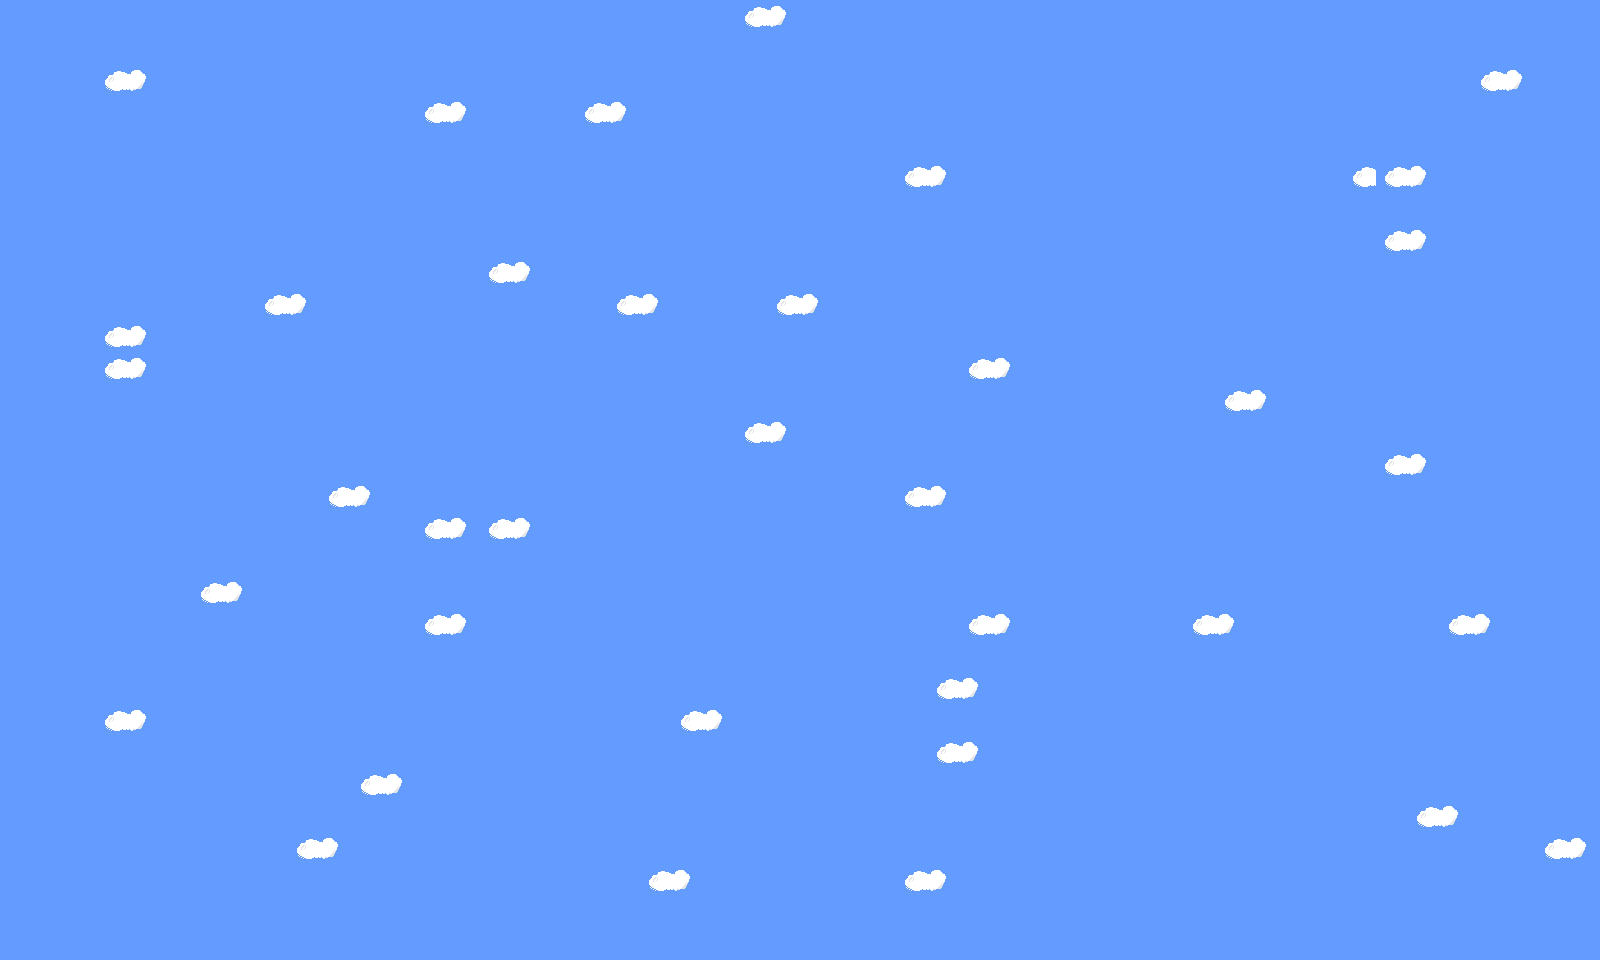

Rendered tile map (Tiled .tmx) drawn with the repository's tilesets; below, a short description and the map source with its tile grids summarised:
An orthogonal 50x30 tile map with 32x32 px tiles, 1 tile layer (sky), 1 hidden layer not drawn and 4273 objects.

<map version="1.0" orientation="orthogonal" renderorder="right-down" width="50" height="30" tilewidth="32" tileheight="32" nextobjectid="38718">
 <tileset firstgid="1" name="map" tilewidth="32" tileheight="32" tilecount="12" columns="6">
  <image source="../Images/map.png" width="192" height="64" />
 </tileset>
 <layer name="sky" width="50" height="30">
  <data>[1500 cells, 1500 non-empty, 3 distinct tile ids]</data>
 </layer>
 <layer name="layout" width="50" height="30" visible="0">
  <data>[1500 cells, 317 non-empty, 5 distinct tile ids]</data>
 </layer>
 <objectgroup name="map-limit">
  <object id="1" x="0.5" y="0.5">
   <polyline points="0,0 -0.5,959.5 1599.5,959.5 1599.5,-0.5 -0.5,-0.5" />
  </object>
 </objectgroup>
 <objectgroup name="grass-layer">
  <object id="25608" x="160" y="672" width="7.98828" height="7.98828" />
  <object id="33811" x="167.99" y="672.002" width="7.98828" height="7.98828" />
  <object id="33812" x="175.982" y="672.002" width="7.98828" height="7.98828" />
  <object id="33813" x="183.979" y="672.002" width="8.02148" height="7.98828" />
  <object id="33814" x="215.979" y="672.002" width="8.021" height="7.98828" />
  <object id="33815" x="207.982" y="672.002" width="7.98828" height="7.98828" />
  <object id="33816" x="199.99" y="672.002" width="7.98828" height="7.98828" />
  <object id="33817" x="192" y="672" width="7.98828" height="7.98828" />
  <object id="33818" x="256" y="672" width="7.98828" height="7.98828" />
  <object id="33819" x="263.99" y="672.002" width="7.98828" height="7.98828" />
  <object id="33820" x="271.982" y="672.002" width="7.98828" height="7.98828" />
  <object id="33821" x="247.979" y="672.002" width="8.02148" height="7.98828" />
  <object id="33822" x="279.979" y="672.002" width="8.021" height="7.98828" />
  <object id="33823" x="239.982" y="672.002" width="7.98828" height="7.98828" />
  <object id="33824" x="231.99" y="672.002" width="7.98828" height="7.98828" />
  <object id="33825" x="224" y="672" width="7.98828" height="7.98828" />
  <object id="33826" x="384" y="672" width="7.98828" height="7.98828" />
  <object id="33827" x="352" y="672" width="7.98828" height="7.98828" />
  <object id="33828" x="320" y="672" width="7.98828" height="7.98828" />
  <object id="33829" x="327.99" y="672.002" width="7.98828" height="7.98828" />
  <object id="33830" x="375.979" y="672.002" width="8.02148" height="7.98828" />
  <object id="33831" x="335.982" y="672.002" width="7.98828" height="7.98828" />
  <object id="33832" x="311.979" y="672.002" width="8.02148" height="7.98828" />
  <object id="33833" x="343.979" y="672.002" width="8.021" height="7.98828" />
  <object id="33834" x="391.99" y="672.002" width="7.98828" height="7.98828" />
  <object id="33835" x="303.982" y="672.002" width="7.98828" height="7.98828" />
  <object id="33836" x="399.982" y="672.002" width="7.98828" height="7.98828" />
  <object id="33837" x="295.99" y="672.002" width="7.98828" height="7.98828" />
  <object id="33838" x="359.99" y="672.002" width="7.98828" height="7.98828" />
  <object id="33839" x="367.982" y="672.002" width="7.98828" height="7.98828" />
  <object id="33840" x="288" y="672" width="7.98828" height="7.98828" />
  <object id="33841" x="407.979" y="672.002" width="8.021" height="7.98828" />
  <object id="33842" x="551.99" y="672.002" width="7.98828" height="7.98828" />
  <object id="33843" x="583.99" y="672.002" width="7.98828" height="7.98828" />
  <object id="33844" x="448" y="672" width="7.98828" height="7.98828" />
  <object id="33845" x="615.99" y="672.002" width="7.98828" height="7.98828" />
  <object id="33846" x="455.99" y="672.002" width="7.98828" height="7.98828" />
  <object id="33847" x="631.979" y="672.002" width="8.02148" height="7.98828" />
  <object id="33848" x="423.99" y="672.002" width="7.98828" height="7.98828" />
  <object id="33849" x="647.99" y="672.002" width="7.98828" height="7.98828" />
  <object id="33850" x="663.979" y="672.002" width="8.021" height="7.98828" />
  <object id="33851" x="591.982" y="672.002" width="7.98828" height="7.98828" />
  <object id="33852" x="655.982" y="672.002" width="7.98828" height="7.98828" />
  <object id="33853" x="599.979" y="672.002" width="8.021" height="7.98828" />
  <object id="33854" x="431.982" y="672.002" width="7.98828" height="7.98828" />
  <object id="33855" x="640" y="672" width="7.98828" height="7.98828" />
  <object id="33856" x="503.979" y="672.002" width="8.02148" height="7.98828" />
  <object id="33857" x="623.982" y="672.002" width="7.98828" height="7.98828" />
  <object id="33858" x="559.982" y="672.002" width="7.98828" height="7.98828" />
  <object id="33859" x="519.99" y="672.002" width="7.98828" height="7.98828" />
  <object id="33860" x="439.979" y="672.002" width="8.02148" height="7.98828" />
  <object id="33861" x="535.979" y="672.002" width="8.021" height="7.98828" />
  <object id="33862" x="471.979" y="672.002" width="8.021" height="7.98828" />
  <object id="33863" x="487.99" y="672.002" width="7.98828" height="7.98828" />
  <object id="33864" x="512" y="672" width="7.98828" height="7.98828" />
  <object id="33865" x="608" y="672" width="7.98828" height="7.98828" />
  <object id="33866" x="495.982" y="672.002" width="7.98828" height="7.98828" />
  <object id="33867" x="576" y="672" width="7.98828" height="7.98828" />
  <object id="33868" x="544" y="672" width="7.98828" height="7.98828" />
  <object id="33869" x="567.979" y="672.002" width="8.02148" height="7.98828" />
  <object id="33870" x="527.982" y="672.002" width="7.98828" height="7.98828" />
  <object id="33871" x="480" y="672" width="7.98828" height="7.98828" />
  <object id="33872" x="416" y="672" width="7.98828" height="7.98828" />
  <object id="33873" x="463.982" y="672.002" width="7.98828" height="7.98828" />
  <object id="33874" x="711.99" y="640.002" width="7.98828" height="7.98828" />
  <object id="33875" x="775.99" y="640.002" width="7.98828" height="7.98828" />
  <object id="33877" x="832" y="640" width="7.98828" height="7.98828" />
  <object id="33879" x="768" y="640" width="7.98828" height="7.98828" />
  <object id="33880" x="751.982" y="640.002" width="7.98828" height="7.98828" />
  <object id="33881" x="704" y="640" width="7.98828" height="7.98828" />
  <object id="33882" x="815.982" y="640.002" width="7.98828" height="7.98828" />
  <object id="33883" x="695.979" y="640.002" width="8.02148" height="7.98828" />
  <object id="33884" x="672" y="640" width="7.98828" height="7.98828" />
  <object id="33885" x="743.99" y="640.002" width="7.98828" height="7.98828" />
  <object id="33886" x="887.979" y="640.002" width="8.02148" height="7.98828" />
  <object id="33887" x="855.979" y="640.002" width="8.021" height="7.98828" />
  <object id="33888" x="727.979" y="640.002" width="8.021" height="7.98828" />
  <object id="33889" x="823.979" y="640.002" width="8.02148" height="7.98828" />
  <object id="33890" x="679.99" y="640.002" width="7.98828" height="7.98828" />
  <object id="33891" x="783.982" y="640.002" width="7.98828" height="7.98828" />
  <object id="33893" x="719.982" y="640.002" width="7.98828" height="7.98828" />
  <object id="33894" x="759.979" y="640.002" width="8.02148" height="7.98828" />
  <object id="33895" x="847.982" y="640.002" width="7.98828" height="7.98828" />
  <object id="33896" x="736" y="640" width="7.98828" height="7.98828" />
  <object id="33897" x="800" y="640" width="7.98828" height="7.98828" />
  <object id="33899" x="791.979" y="640.002" width="8.021" height="7.98828" />
  <object id="33900" x="807.99" y="640.002" width="7.98828" height="7.98828" />
  </objectgroup>
 <objectgroup name="dirt-layer">
  <!-- 3932 objects omitted --></objectgroup>
</map>
<!-- 4185 of 4273 objects omitted -->
